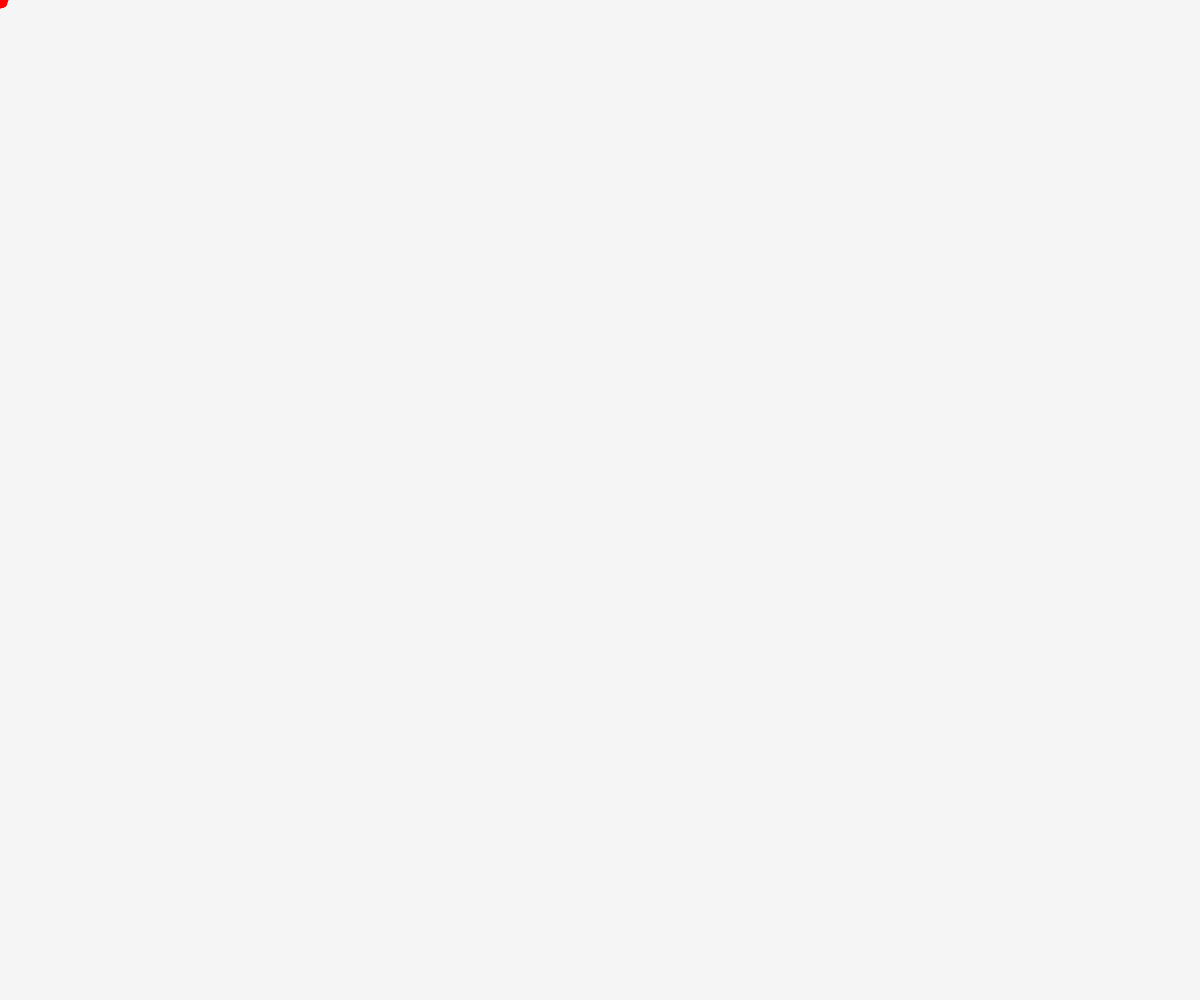
Frame 1 (no input)
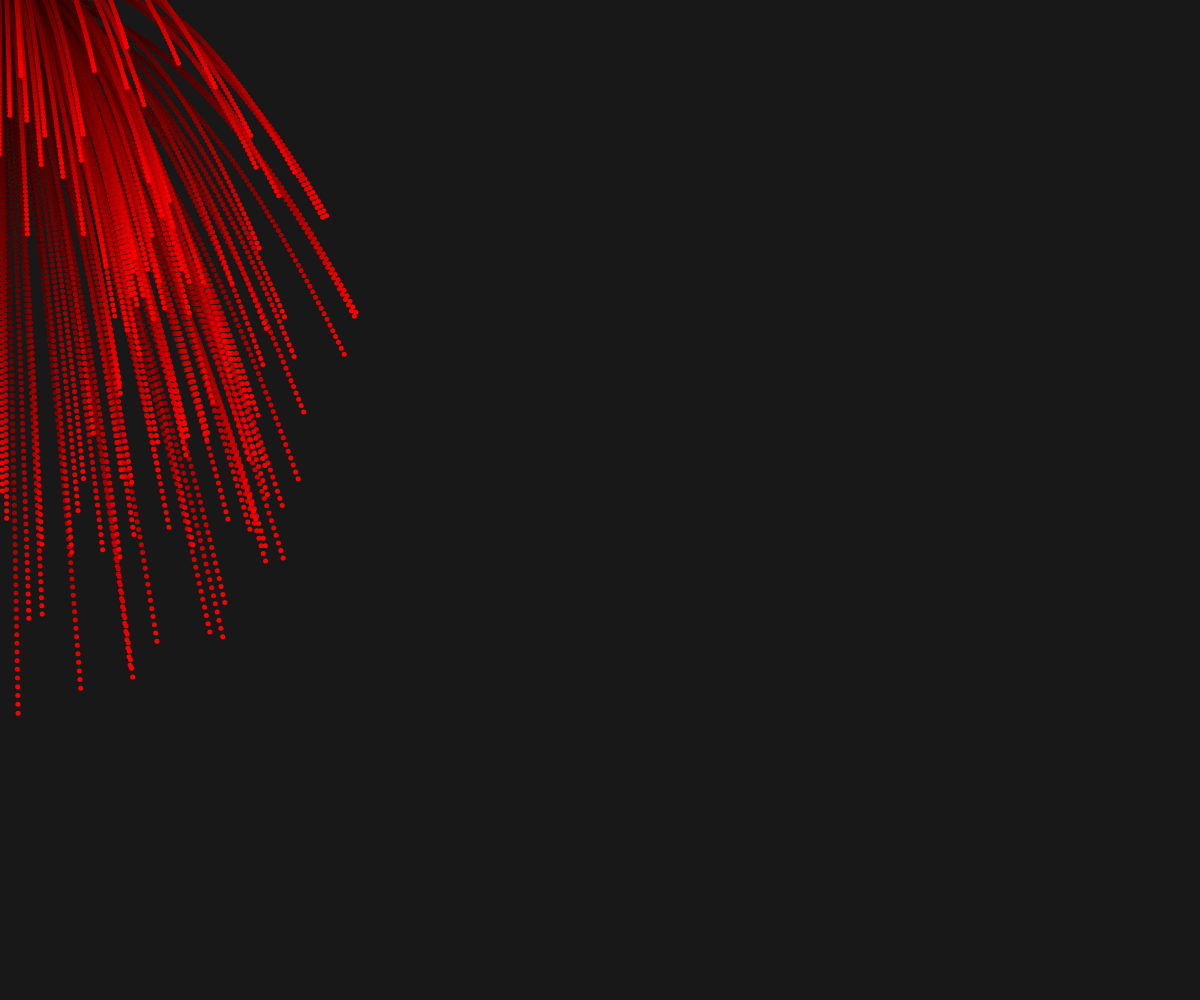
Frame 60 (no input)
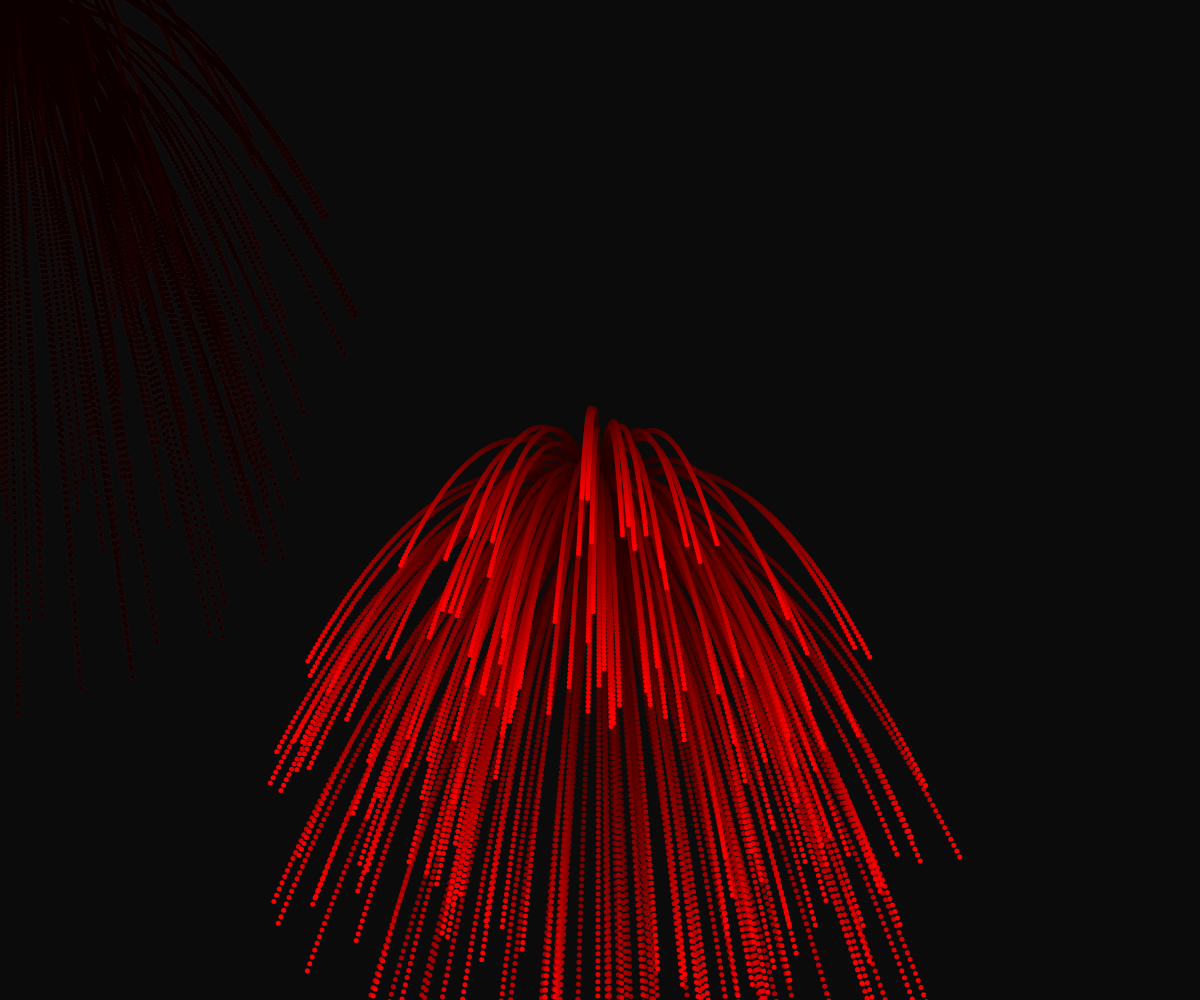
Frame 120 (the mouse pressed at the canvas centre since frame 60)

The p5.js sketch that drew these frames (run headless with seeded random() and noise() and a simulated clock; from frame 60 on, the mouse is pressed at the canvas centre):

// p5.js sketch
// ── sketch.js


let firework;


function setup() {
  createCanvas(windowWidth, windowHeight);
  /*for (let i = 0; i < numParticles; i++) {
    p.push(new Particle(200, 200))
  }*/
  firework = new Firework();
}

function draw() {
  background(0, 10);

  if (firework) {
    firework.update();
  }
  firework.update();

}

function mousePressed() {
  firework = new Firework(mouseX, mouseY);
}

class Particle {
  constructor(x, y) {
    this.x = x;
    this.y = y;
    this.a = random(TWO_PI);
    this.speed = random(1, 3);
    this.fall = 0;
    this.gravity = 0.05;
    this.moveX = cos(this.a) * this.speed;
    this.moveY = sin(this.a) * this.speed;
  }

  update() {
    this.x += this.moveX;
    this.y += this.moveY;
    this.y += this.fall;
    this.fall += this.gravity;

  }

  show() {
    fill(255, 0, 0);
    noStroke();
    ellipse(this.x, this.y, 5);

  }
}

class Firework {
  constructor() {
    this.p = [];
    this.numParticles = 200;

    for (let i = 0; i < this.numParticles; i++) {
      this.p.push(new Particle(mouseX, mouseY));
    }
  }

  update() {
    this.p.forEach(function (thingy) {
      if (thingy.update())
        thingy.update();
      thingy.show();
    })



  }

}
